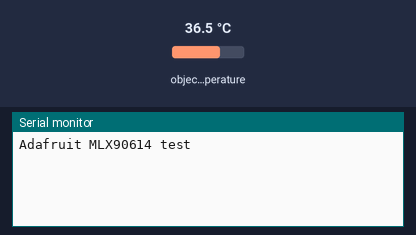
A sketch run on a simulated ESP32. Parts: the last lines printed to the serial monitor. The test bench sets the inputs (shaded band); at power-on: object temperature 36.5 °C.

Above: at 1.3 s.
1.4 s: object temperature set to 20 °C
At 3.0 s:
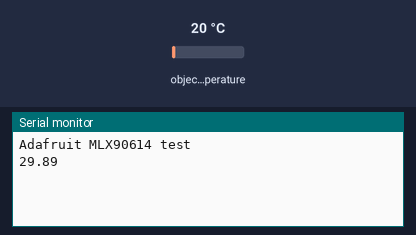
3.5 s: object temperature set to 26 °C
At 5.0 s:
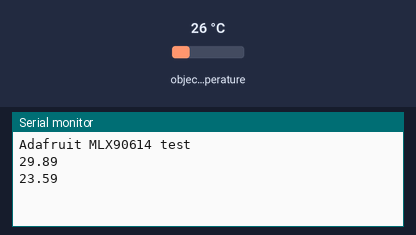
Timing chart, 0 to 6.5 s (numbered marks = the images above; inputs shaded):
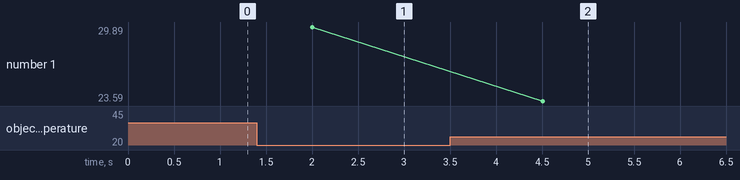

The sketch:

ContactFree_Temp_Test_header_v.ino
```cpp
#include "ContactFree_Temp_Test_header_v.h"


//float temp;
//int temp_cnt = 0;

void setup() {
  Serial.begin(9600);
  Serial.println("Adafruit MLX90614 test");
  mlx.begin();
}

void loop() {
  temp += mlx.readObjectTempC();    //데이터 누적..
  temp_cnt++;

  if(temp_cnt >= 5){                    ////0 1 2 3 4 (5) 결과출력
    temp = temp/5;
    Serial.println(temp);
    temp = 0;
    temp_cnt =0;
  }

  delay(500);
}
```

ContactFree_Temp_Test_header_v.h
```cpp
/*예제138-1
비접촉적외선 온도센서로 이마의 온도를 측정해보자!
한번만 측정하면 정확도가 떨어지니까 5회 측정을해서 평균을 내보자!
*/

#include <Wire.h>
#include <Adafruit_MLX90614.h> //라이브러리 검색 : Adafruit_MLX90614 library에서 추가파일까지 설치해야한다.

Adafruit_MLX90614 mlx = Adafruit_MLX90614();
float temp;
int temp_cnt = 0;

//void setup() {
//  Serial.begin(9600);
//  Serial.println("Adafruit MLX90614 test");
//  mlx.begin();
//}
//
//void loop() {
//  temp += mlx.readObjectTempC();    //데이터 누적..
//  temp_cnt++;
//
//  if(temp_cnt >= 5){                    ////0 1 2 3 4 (5) 결과출력
//    temp = temp/5;
//    Serial.println(temp);
//    temp = 0;
//    temp_cnt =0;
//  }
//  /*
//  Serial.print(Ambient = ); Serial.print(mlx.readAmbientTempC());
//  Serial.print(CtObject = ); Serial.print(mlx.readObjectTempC()); Serial.println(C);
//  Serial.print(Ambient = ); Serial.print(mlx.readAmbientTempF());
//  Serial.print(FtObject = ); Serial.print(mlx.readObjectTempF()); Serial.println(F);
//  */
//  delay(500);
//}
```

Measured:
- after the input at 1.4 s, the serial monitor: prints a new line after 0.60 s (image 1)
- after the input at 3.5 s, the serial monitor: prints a new line after 1.0 s (image 2)
- plotted number 1: 29.89 → 25.99 after the input at 3.5 s
